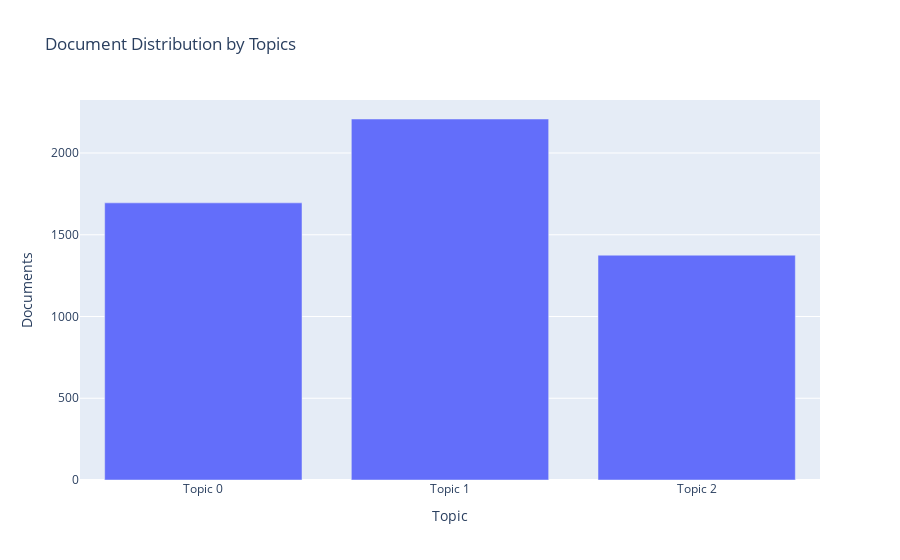

Notebook source saved alongside this figure:
### Code cell
plot_model(lda, plot = 'topic_distribution')

### Figure 1 — Plotly figure (JSON) as saved in the notebook; plotly's stock layout.template omitted (floating-point values rounded to 4 significant figures)
{"data": [{"alignmentgroup": "True", "customdata": [["dress, size, look, fit, would, fabric, try, love, make, waist"], ["top, look, size, small, fit, order, large, would, make, color"], ["wear, color, look, love, fabric, quality, price, would, pant, shirt"]], "hoverlabel": {"namelength": 0}, "hovertemplate": "Topic=%{x}<br>Documents=%{y}<br>Keyword=%{customdata[0]}", "legendgroup": "", "marker": {"color": "#636efa"}, "name": "", "offsetgroup": "", "orientation": "v", "showlegend": false, "textposition": "auto", "type": "bar", "x": ["Topic 0", "Topic 1", "Topic 2"], "xaxis": "x", "y": [1695, 2208, 1375], "yaxis": "y"}], "layout": {"barmode": "relative", "legend": {"tracegroupgap": 0}, "title": {"text": "Document Distribution by Topics"}, "xaxis": {"anchor": "y", "domain": [0, 1], "title": {"text": "Topic"}}, "yaxis": {"anchor": "x", "domain": [0, 1], "title": {"text": "Documents"}}}}
